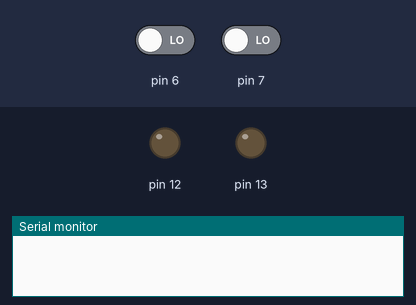
Bench run of a sketch on a simulated Arduino Uno, built with avr-gcc and run on an emulated ATmega328P. Shown: output pins drawn as LEDs (lit = HIGH), the last lines printed to the serial monitor. The test bench sets the inputs (shaded band); at power-on: pin 6 LOW, pin 7 LOW.

Above: at 1.2 s.
1.3 s: pin 6 driven HIGH
At 1.7 s:
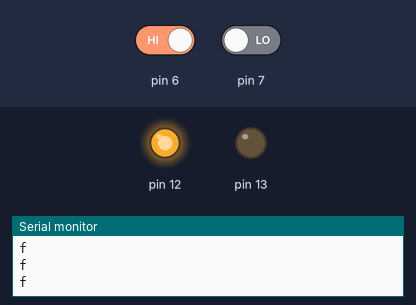
2.8 s: pin 6 driven LOW
At 4.0 s:
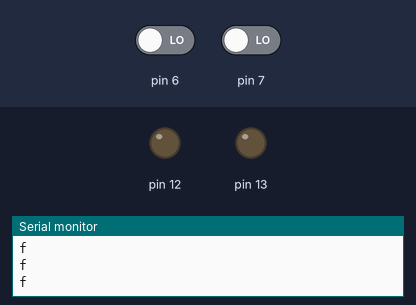
4.3 s: pin 7 driven HIGH
At 5.2 s:
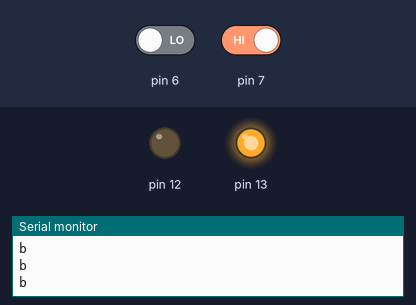
5.8 s: pin 7 driven LOW
At 6.4 s:
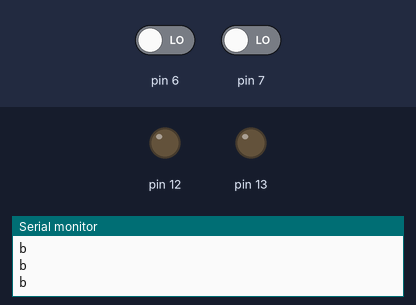
Timing chart, 0 to 8.3 s (numbered marks = the images above; inputs shaded):
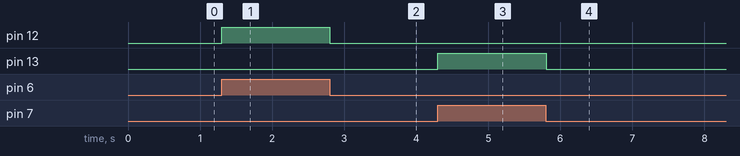

Measured:
- after the input at 1.3 s, pin 12: LOW → HIGH at once
- after the input at 2.8 s, pin 12: HIGH → LOW at once
- after the input at 4.3 s, pin 13: LOW → HIGH at once
- after the input at 5.8 s, pin 13: HIGH → LOW at once

The sketch:

single_motor_move.ino
```cpp
void setup() {
  // put your setup code here, to run once:
  pinMode(6, INPUT);
  pinMode(7, INPUT);
  pinMode(12, OUTPUT);
  pinMode(13, OUTPUT);
  Serial.begin(9600);
}

void loop() {
  // put your main code here, to run repeatedly:
  if(digitalRead(6)){
    Serial.println("f");
    digitalWrite(12, HIGH);
    digitalWrite(13, LOW);
  }else if(digitalRead(7)){
    Serial.println("b");
    digitalWrite(12, LOW);
    digitalWrite(13, HIGH);
  }else{
    digitalWrite(12, LOW);
    digitalWrite(13, LOW);
  }

}
```
